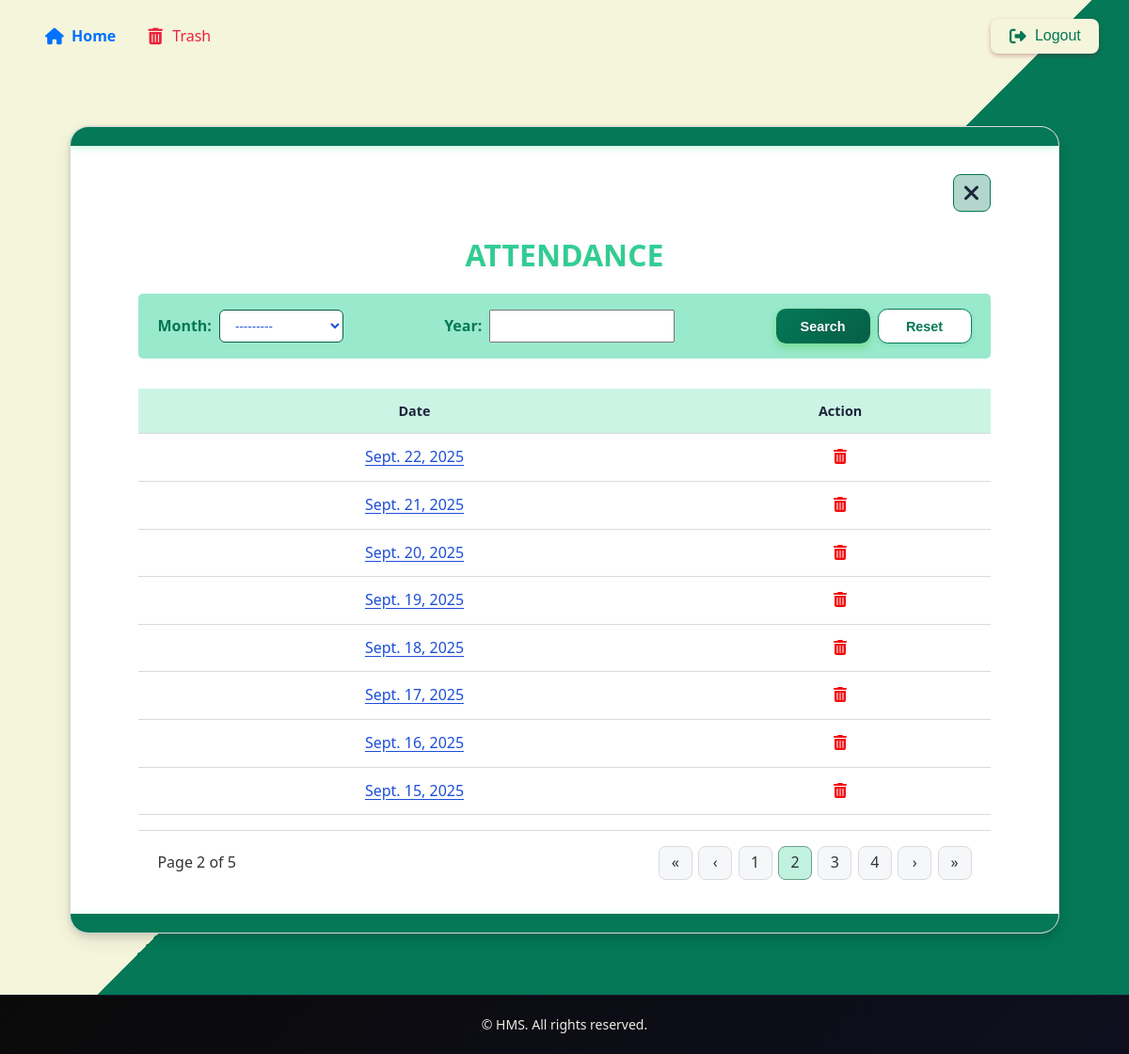
/summary/?page=2& (signed in), run on the app's committed database.
### hostel/models.py (models this page shows, shortened)
class AttendanceDate(models.Model):
    date = models.DateField(unique=True)
    MONTH_CHOICES = [
        ('January', 'January'),
        ('February', 'February'),
        ('March', 'March'),
        ('April', 'April'),
        ('May', 'May'),
        ('June', 'June'),
        ('July', 'July'),
        ('August', 'August'),
        ('September', 'September'),
        ('October', 'October'),
        ('November', 'November'),
        ('December', 'December'),
    ]
    month = models.CharField(max_length=10,choices=MONTH_CHOICES)
    year = models.IntegerField()

### hostel/views.py (the view)
# urls.py: path('summary/',views.view_attendance,name='view_attendance'),
@login_required()
def view_attendance(request):
    filter = attendanceFilter(request.GET, queryset=AttendanceDate.objects.all().order_by('-date'))
    attendance_list = filter.qs
    paginator = Paginator(attendance_list, 8)
    page_number = request.GET.get('page')
    page_obj = paginator.get_page(page_number)
    query_params = request.GET.copy()
    if 'page' in query_params:
        query_params.pop('page')
    return render(request, "hostel/summary.html", {'page_obj': page_obj, 'filter': filter, 'query_params': query_params})

### hostel/context_processors.py (called while the page is built)
def group_processor(request):
    if request.user.is_authenticated:
        is_warden_group = request.user.groups.filter(name='warden').exists()
        is_secretary_group = request.user.groups.filter(name='secretary').exists()  # Adjust as needed
    else:
        is_warden_group = False
        is_secretary_group = False
    return {
        'is_warden_group': is_warden_group,
        'is_secretary_group': is_secretary_group,
    }

### hostel/templates/hostel/summary.html (shortened to what this page needs)
{% extends 'hostel/base.html' %}
{% load static %}
{% block style %}
<link rel="stylesheet" href="{% static 'styles/summary.css' %}">
{% endblock %}
{% block content %}
<section class="main">
    <div class="wrap">
        <div class="card">
            <div class="card-header">
                <div class="title-wrap">
                    <div class="header-links">
                        <a href="{% url 'attendance_dashboard' %}" class="icon-close" title="Back to Home">
                            <i class="fas fa-times"></i>
                        </a>
                    </div>
                    <h1 class="card-title">Attendance</h1>
                </div>
            </div>
            <form method="get" class="filter-form">
                <div class="filter-controls">
                    <div class="filter-group">
                        <label for="id_month">Month:</label>
                        {{ filter.form.month }}
                    </div>
                    <div class="filter-group">
                        <label for="id_year">Year:</label>
                        {{ filter.form.year }}
                    </div>
                    <div class="filter-actions">
                        <button type="submit" class="btn btn-primary">Search</button>
                        <button type="reset" class="btn btn-secondary" onclick="resetFilters()">Reset</button>
                    </div>
                </div>
            </form>
            <div class="table-wrap">
                <table aria-describedby="page-title">
                    <thead>
                        <tr>
                            <th scope="col">Date</th>
                            <th scope="col" class="text-right">Action</th>
                        </tr>
                    </thead>
                    <tbody>
                        {% for attendance in page_obj %}
                        <tr>
                            <td data-label="Date">
                                <a href="{% url 'attendance_detail' attendance.id %}" class="date-link">
                                    {{ attendance.date }}
                                </a>
                            </td>
                            <td data-label="Action" class="action-cell text-right">
                                <a href="{% url 'delete_attendance' attendance.id %}"
                                   onclick="return confirmDelete()"
                                   class="delete-link">
                                    <i class="fas fa-trash-alt"></i>
                                </a>
                            </td>
                        </tr>
                        {% endfor %}
                    </tbody>
                </table>
            </div>
            <div class="pagination">
                <span class="muted-small">
                    Page {{ page_obj.number }} of {{ page_obj.paginator.num_pages }}
                </span>
                <div class="pager">
                    {% if page_obj.has_previous %}
                        <a href="?page=1&{{ query_params.urlencode }}" class="page-btn" title="First page">&laquo;</a>
                        <a href="?page={{ page_obj.previous_page_number }}&{{ query_params.urlencode }}" class="page-btn" title="Previous page">&lsaquo;</a>
                    {% endif %}
                    {% for num in page_obj.paginator.page_range %}
                        {% if page_obj.number == num %}
                            <span class="page-btn current" aria-current="page">{{ num }}</span>
                        {% elif num > page_obj.number|add:'-3' and num < page_obj.number|add:'3' %}
                            <a href="?page={{ num }}&{{ query_params.urlencode }}" class="page-btn">{{ num }}</a>
                        {% endif %}
                    {% endfor %}
                    {% if page_obj.has_next %}
                        <a href="?page={{ page_obj.next_page_number }}&{{ query_params.urlencode }}" class="page-btn" title="Next page">&rsaquo;</a>
                        <a href="?page={{ page_obj.paginator.num_pages }}&{{ query_params.urlencode }}" class="page-btn" title="Last page">&raquo;</a>
                    {% endif %}
                </div>
            </div>
        </div>
    </div>
</section>
{% endblock %}

### hostel/static/styles/base.css (style rules this page uses)
* { margin: 0; padding: 0; box-sizing: border-box; }
html, body { height: 100%; }
body { font-family: "Segoe UI", Tahoma, Geneva, Verdana, sans-serif; line-height: 1.6; color: #333; background-color: white; display: flex; flex-direction: column; padding-top: 70px; }

### data on the page
AttendanceDate: date "Sept. 22, 2025"
AttendanceDate: date "Sept. 21, 2025"
AttendanceDate: date "Sept. 20, 2025"
AttendanceDate: date "Sept. 19, 2025"
AttendanceDate: date "Sept. 18, 2025"
AttendanceDate: date "Sept. 17, 2025"
AttendanceDate: date "Sept. 16, 2025"
AttendanceDate: date "Sept. 15, 2025"

### other printed values
{{ page_obj.number }} "2"
{{ page_obj.paginator.num_pages }} "5"
{{ num }} "1" "3" "4"
{{ num }} "2"
